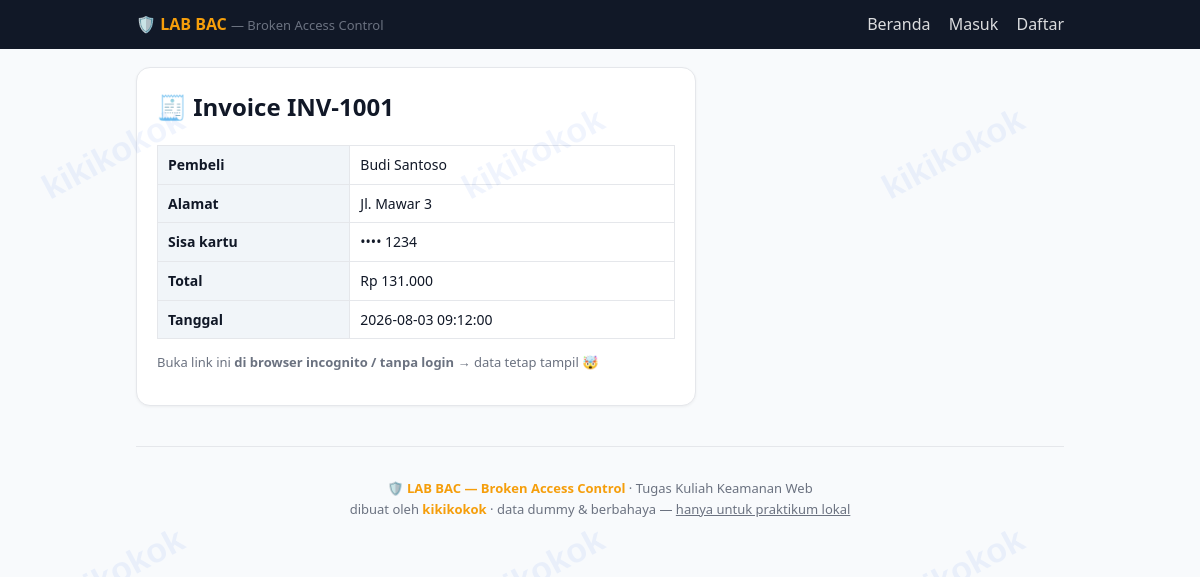
/invoice.php?id=1, run on the app's committed database.
### tables this page shows
CREATE TABLE pesanan (
  id INT AUTO_INCREMENT PRIMARY KEY,
  user_id INT NOT NULL,
  kode VARCHAR(20) NOT NULL,
  total INT NOT NULL,
  tanggal DATETIME DEFAULT CURRENT_TIMESTAMP,
  FOREIGN KEY (user_id) REFERENCES users(id)
);

CREATE TABLE users (
  id INT AUTO_INCREMENT PRIMARY KEY,
  username VARCHAR(50) NOT NULL UNIQUE,
  password VARCHAR(255) NOT NULL,
  nama VARCHAR(100) NOT NULL,
  role ENUM('admin','kasir','pelanggan') NOT NULL DEFAULT 'pelanggan',
  alamat VARCHAR(200),
  kartu VARCHAR(20) COMMENT 'Rahasia: 4 digit terakhir kartu'
);

### includes/koneksi.php (called while the page is built, shortened)
<?php
function e(mixed $v): string
{
    return htmlspecialchars((string)$v, ENT_QUOTES, 'UTF-8');
}

### invoice.php (the view)
<?php
require_once __DIR__ . '/includes/header.php';
$id  = (int)($_GET['id'] ?? 0);
$inv = $pdo->prepare('SELECT p.*, u.nama, u.alamat, u.kartu FROM pesanan p JOIN users u ON u.id = p.user_id WHERE p.id = ?');
$inv->execute([$id]);
$data = $inv->fetch();
?>
<div class="card" style="max-width:560px">
  <?php if (!$data): ?>
    <h2>Invoice tidak ditemukan</h2>
  <?php else: ?>
  <h2>🧾 Invoice <?= e($data['kode']) ?></h2>
  <table class="tbl">
    <tr><th>Pembeli</th><td><?= e($data['nama']) ?></td></tr>
    <tr><th>Alamat</th><td><?= e($data['alamat']) ?></td></tr>
    <tr><th>Sisa kartu</th><td>•••• <?= e($data['kartu']) ?></td></tr>
    <tr><th>Total</th><td>Rp <?= number_format((int)$data['total'], 0, ',', '.') ?></td></tr>
    <tr><th>Tanggal</th><td><?= e($data['tanggal']) ?></td></tr>
  </table>
  <p class="muted">Buka link ini <b>di browser incognito / tanpa login</b> → data tetap tampil 🤯</p>
  <?php endif; ?>
</div>
<?php require __DIR__ . '/includes/footer.php'; ?>

### assets/style.css (style rules this page uses)
:root { --hitam: #111827; --abu: #6b7280; --garis: #e5e7eb; --biru: #2563eb; --merah: #dc2626; --hijau: #16a34a; --kuning: #f59e0b; }
* { box-sizing: border-box; }
body { margin: 0; font-family: "Plus Jakarta Sans", "Segoe UI", system-ui, sans-serif; background: #f8fafc; color: var(--hitam); line-height: 1.55; }
body::before { content: ""; position: fixed; inset: 0; z-index: 9999; pointer-events: none; opacity: 0.07; }
.card { background: #fff; border: 1px solid var(--garis); border-radius: 14px; padding: 20px; margin: 18px 0; box-shadow: 0 1px 3px rgba(0,0,0,.05); }
.card h2 { margin-top: 0; }
table.tbl { width: 100%; border-collapse: collapse; }
.tbl th, .tbl td { border: 1px solid var(--garis); padding: 8px 10px; text-align: left; font-size: 14px; }
.tbl th { background: #f1f5f9; }
.muted { color: var(--abu); font-size: 13px; }

### data on the page
pesanan: kode "INV-1001", user.nama "Budi Santoso", user.alamat "Jl. Mawar 3", user.kartu "1234", total "131.000", tanggal "2026-08-03 09:12:00"
